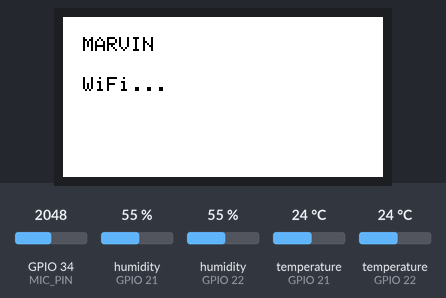
A program run on a simulated ESP32. On the bench: 160×80 colour display. The inputs (shaded band) are chosen by the test bench; at power-on: GPIO 34 (MIC_PIN) = 2048, humidity (sensors on GPIO 21, GPIO 22) 55 %, temperature (sensors on GPIO 21, GPIO 22) 24 °C. WiFi joins after 1.5 s; servers stay silent unless stated; uploads are accepted with an empty reply; the local clock reads 2024-03-15 10:24:30 at power-on unless the program sets it; storage starts empty; what the program prints to the serial monitor is not drawn.

Above: at 0.4 s.
At 2.0 s:
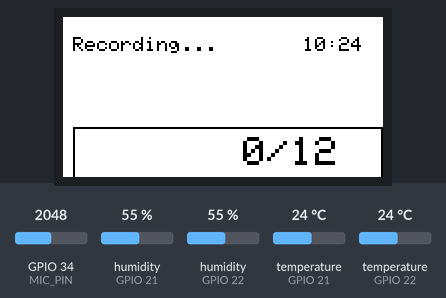
At 14.0 s:
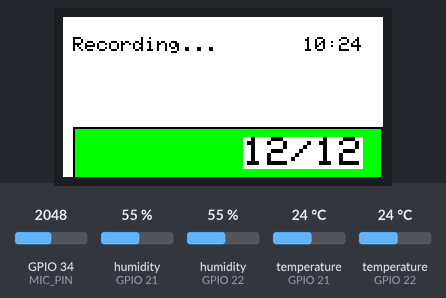
At 20.17 s:
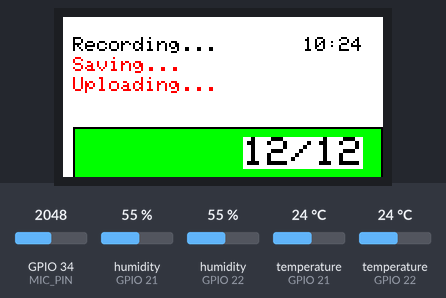
At 33.1 s:
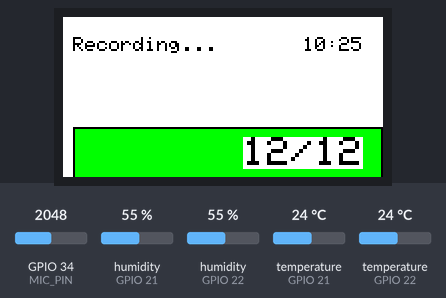
At 39.5 s:
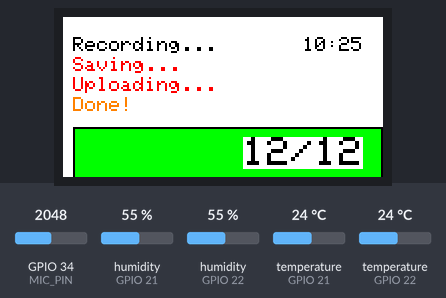

The program:

main.cpp
```cpp
#include <Arduino.h>
#include <WiFi.h>
#include <HTTPClient.h>
#include <SD.h>
#include <SPI.h>
#include <Adafruit_GFX.h>
#include <Adafruit_ST7735.h>
#include <DHT.h>
#include "time.h"
#include "driver/i2s.h"

// ===== TFT =====
#define TFT_CS   15
#define TFT_DC   2
#define TFT_RST  4
#define TFT_SCLK 14
#define TFT_MOSI 13
SPIClass spiTFT(VSPI);
Adafruit_ST7735 tft = Adafruit_ST7735(&spiTFT, TFT_CS, TFT_DC, TFT_RST);

// ===== Аудіо =====
#define MIC_PIN        34
#define SD_CS          5
#define SAMPLE_RATE    12000 // 12000 або 8000
#define BITS_PER_SAMPLE 16
#define RECORD_SECONDS 12 // 12 секунд
#define BUF_SAMPLES    256
int16_t buffer[BUF_SAMPLES];

// ===== WiFi & Server =====
const char* ssid      = "TOTOLINK_A702R";
const char* password  = "04042009";
const char* serverUrl = "http://192.168.0.9:5000/upload";

// ===== Time (NTP) =====
const char* ntpServer = "pool.ntp.org";
const long gmtOffset_sec = 3*3600;
const int daylightOffset_sec = 0;

// ===== DHT =====
#define DHTPIN1 21
#define DHTPIN2 22
#define DHTTYPE DHT11
DHT dht1(DHTPIN1, DHTTYPE);
DHT dht2(DHTPIN2, DHTTYPE);

// ===== I2S =====
#define I2S_DOUT 27 // DIN
#define I2S_BCLK 26
#define I2S_LRC 25

const char* ttsUrl = "http://192.168.0.9:5000/tts";

void debugNetwork() {
  Serial.println("=== NETWORK DEBUG ===");
  Serial.print("WiFi status: "); Serial.println(WiFi.status());
  Serial.print("Local IP: "); Serial.println(WiFi.localIP());
  Serial.print("Gateway IP: "); Serial.println(WiFi.gatewayIP());
  Serial.print("RSSI: "); Serial.println(WiFi.RSSI());
  Serial.println("=====================");
}


// ===== WAV HEADER =====
void writeWavHeader(File &file, uint32_t sampleRate, uint32_t dataBytes) {
  uint32_t chunkSize = 36 + dataBytes;
  uint16_t audioFormat = 1;
  uint16_t numChannels = 1;
  uint16_t bitsPerSample = BITS_PER_SAMPLE;
  uint32_t byteRate = sampleRate * numChannels * bitsPerSample / 8;
  uint16_t blockAlign = numChannels * bitsPerSample / 8;

  file.write((const uint8_t*)"RIFF", 4);
  file.write((uint8_t*)&chunkSize, 4);
  file.write((const uint8_t*)"WAVE", 4);
  file.write((const uint8_t*)"fmt ", 4);

  uint32_t subchunk1Size = 16;
  file.write((uint8_t*)&subchunk1Size, 4);
  file.write((uint8_t*)&audioFormat, 2);
  file.write((uint8_t*)&numChannels, 2);
  file.write((uint8_t*)&sampleRate, 4);
  file.write((uint8_t*)&byteRate, 4);
  file.write((uint8_t*)&blockAlign, 2);
  file.write((uint8_t*)&bitsPerSample, 2);

  file.write((const uint8_t*)"data", 4);
  file.write((uint8_t*)&dataBytes, 4);
}

// ===== Time helper =====
String getLocalTimeString() {
  struct tm timeinfo;
  if (!getLocalTime(&timeinfo)) return "No Time";
  char buf[16];
  strftime(buf, sizeof(buf), "%H:%M", &timeinfo);
  return String(buf);
}

// ===== ProgressBar =====
void drawProgress(int seconds, int total) {
  int barWidth = map(seconds, 0, total, 0, 160);
  tft.fillRect(5, 55, 155, 35, ST77XX_WHITE);
  tft.fillRect(5, 55, barWidth, 35, ST77XX_GREEN);
  tft.drawRect(5, 55, 155, 35, ST77XX_BLACK);
  tft.setCursor(90, 60);
  tft.setTextColor(ST77XX_BLACK, ST77XX_WHITE);
  tft.setTextSize(2);
  tft.print(seconds);
  tft.print("/");
  tft.print(total);
}

// ===== Upload function =====
void uploadFiles() {
  File wavF = SD.open("/speech.wav", FILE_READ);
  File txtF = SD.open("/modules.txt", FILE_READ);
  if (!wavF || !txtF) {
    Serial.println("Files not ready");
    return;
  }

  WiFiClient client;
  if (!client.connect("192.168.0.9", 5000)) {
    Serial.println("Connection failed");
    return;
  }

  String boundary = "----ESP32Boundary12345";
  String bodyStart = "--"+boundary+"\r\n"
      "Content-Disposition: form-data; name=\"speech\"; filename=\"speech.wav\"\r\n"
      "Content-Type: audio/wav\r\n\r\n";

  String bodyMiddle = "\r\n--"+boundary+"\r\n"
      "Content-Disposition: form-data; name=\"modules\"; filename=\"modules.txt\"\r\n"
      "Content-Type: text/plain\r\n\r\n";

  String bodyEnd = "\r\n--"+boundary+"--\r\n";

  int contentLength = bodyStart.length() + wavF.size() +
                      bodyMiddle.length() + txtF.size() +
                      bodyEnd.length();

  client.printf("POST /upload HTTP/1.1\r\n");
  client.printf("Host: 192.168.0.9\r\n");
  client.printf("Content-Type: multipart/form-data; boundary=%s\r\n", boundary.c_str());
  client.printf("Content-Length: %d\r\n", contentLength);
  client.print("Connection: close\r\n\r\n");

  client.print(bodyStart);
  uint8_t buf[256];
  while(wavF.available()){
    int n = wavF.read(buf, sizeof(buf));
    client.write(buf, n);
  }

  client.print(bodyMiddle);
  while(txtF.available()){
    int n = txtF.read(buf, sizeof(buf));
    client.write(buf, n);
  }

  client.print(bodyEnd);

  while (client.connected()) {
    while (client.available()) {
      String line = client.readStringUntil('\n');
      Serial.println(line);
    }
  }

  wavF.close();
  txtF.close();
  client.stop();
  Serial.println("Upload done");
}

// ===== I2S setup and playback =====
void i2s_install() {
  i2s_config_t i2s_config = {
    .mode = (i2s_mode_t)(I2S_MODE_MASTER | I2S_MODE_TX),
    .sample_rate = 8000,
    .bits_per_sample = I2S_BITS_PER_SAMPLE_16BIT,
    .channel_format = I2S_CHANNEL_FMT_ONLY_LEFT,
    .communication_format = I2S_COMM_FORMAT_I2S_MSB,
    .intr_alloc_flags = 0,
    .dma_buf_count = 8,
    .dma_buf_len = 512,
    .use_apll = false
  };

  const i2s_pin_config_t pin_config = {
    .bck_io_num = I2S_BCLK,
    .ws_io_num  = I2S_LRC,
    .data_out_num = I2S_DOUT,
    .data_in_num  = I2S_PIN_NO_CHANGE
  };

  i2s_driver_uninstall(I2S_NUM_0);
  esp_err_t r = i2s_driver_install(I2S_NUM_0, &i2s_config, 0, NULL);
  if (r != ESP_OK) {
    Serial.printf("i2s_driver_install fail: %d\n", r);
    return;
  }
  i2s_set_pin(I2S_NUM_0, &pin_config);
  i2s_set_clk(I2S_NUM_0, 8000, I2S_BITS_PER_SAMPLE_16BIT, I2S_CHANNEL_MONO);
}


void playTTS() {
  // 1. Downloading output.wav from Flask to SD
  HTTPClient http;
  http.begin("http://192.168.0.9:5000/tts");
  int httpCode = http.GET();

  if (httpCode != HTTP_CODE_OK) {
    Serial.printf("HTTP error: %d\n", httpCode);
    http.end();
    return;
  }

  File f = SD.open("/output.wav", FILE_WRITE);
  if (!f) {
    Serial.println("Cannot open SD for writing");
    http.end();
    return;
  }

  WiFiClient *stream = http.getStreamPtr();
  uint8_t buff[512];
  int len = http.getSize();
  while (http.connected() && (len > 0 || len == -1)) {
    size_t size = stream->available();
    if (size) {
      int c = stream->readBytes(buff, ((size > sizeof(buff)) ? sizeof(buff) : size));
      f.write(buff, c);
      if (len > 0) len -= c;
    }
    delay(1);
  }
  f.close();
  http.end();
  Serial.println("File saved to SD");

  // 2. playing from sd
  File inFile = SD.open("/output.wav", FILE_READ);
  if (!inFile) {
    Serial.println("Cannot open /output.wav for reading");
    return;
  }

  // WAV-header (44 bytes)
  inFile.seek(44);

  uint8_t buf[512];
  while (inFile.available()) {
    int n = inFile.read(buf, sizeof(buf));
    if (n % 2) n--; // 16-bit alignment
    size_t written;
    esp_err_t res = i2s_write(I2S_NUM_0, buf, n, &written, portMAX_DELAY);
    if (res != ESP_OK) {
      Serial.printf("I2S write error: %d\n", res);
      break;
    }
  }
  inFile.close();
  Serial.println("Playback done");
}


// ===== Setup =====
void setup() {
  Serial.begin(115200);
  delay(200);

  // TFT
  spiTFT.begin(TFT_SCLK, -1, TFT_MOSI, TFT_CS);
  tft.initR(INITR_MINI160x80);
  tft.setRotation(3);
  tft.fillScreen(ST77XX_WHITE);
  tft.setTextColor(ST77XX_BLACK);
  tft.setTextSize(1);
  tft.setCursor(10, 10);
  tft.println("MARVIN");

  // WiFi
  WiFi.begin(ssid,password);
  tft.setCursor(10,30); tft.println("WiFi...");
  while(WiFi.status() != WL_CONNECTED){ delay(300); Serial.print("."); }
  Serial.println("\nWiFi connected");
  tft.setCursor(10,40); tft.println("WiFi OK");

  // Time
  configTime(gmtOffset_sec, daylightOffset_sec, ntpServer);

  // SD
  if(!SD.begin(SD_CS)){
    Serial.println("SD init failed");
    tft.setCursor(10,60); tft.println("SD FAIL");
    while(true){ delay(1100);}
  }
  tft.setCursor(10,60); tft.println("SD OK");

  // DHT
  dht1.begin();
  dht2.begin();
  debugNetwork();
}

// ===== Loop =====
void loop() {
  // ===== RECORDING =====
  tft.fillScreen(ST77XX_WHITE);
  tft.setCursor(5, 10);
  tft.setTextColor(ST77XX_BLACK);
  tft.setTextSize(1);
  tft.println("Recording...");

  const char* wavPath = "/speech.wav";
  File file = SD.open(wavPath, FILE_WRITE);
  if(!file){
    Serial.println("Failed WAV");
    delay(1000);
    return;
  }

  // ===== temp header =====
  uint8_t header[44] = {0};
  file.write(header, sizeof(header));

  uint32_t totalSamples = SAMPLE_RATE * RECORD_SECONDS;
  uint32_t samplesWritten = 0;
  uint32_t dataBytes = 0;
  unsigned long samplePeriod = 1000000UL / SAMPLE_RATE;
  unsigned long lastMicros = micros();

  int lastSec = -1;
  unsigned long startMillis = millis();

  while(samplesWritten < totalSamples){
    // ===== Writing buffer =====
    for(int i=0; i<BUF_SAMPLES && samplesWritten<totalSamples; i++){
      int raw = analogRead(MIC_PIN);
      int16_t sample = (raw-2048)<<4;
      buffer[i] = sample;
      samplesWritten++;
      lastMicros += samplePeriod;
      while(micros() < lastMicros) yield();
    }

    // ===== writing to sd =====
    size_t writeCount = ((samplesWritten % BUF_SAMPLES == 0) ? BUF_SAMPLES : samplesWritten % BUF_SAMPLES);
    size_t wrote = file.write((uint8_t*)buffer, writeCount * sizeof(int16_t));
    dataBytes += wrote;

    // ===== Actual time =====
    int currentSec = (millis() - startMillis) / 1000;
    if(currentSec > RECORD_SECONDS) currentSec = RECORD_SECONDS;

    if(currentSec != lastSec){
      lastSec = currentSec;

      // ===== progress bar =====
      drawProgress(currentSec, RECORD_SECONDS);

      // ===== Time =====
      tft.setCursor(120, 10);
      tft.setTextColor(ST77XX_BLACK, ST77XX_WHITE);
      tft.setTextSize(1);
      tft.println(getLocalTimeString());
    }
  }

  // ===== WAV HEADER =====
  file.seek(0);
  writeWavHeader(file, SAMPLE_RATE, dataBytes);
  file.close();
  Serial.println("WAV saved");

  // ===== SAVING TXT =====
  tft.setCursor(5, 20);
  tft.setTextColor(ST77XX_RED);
  tft.setTextSize(1);
  tft.println("Saving...");

  float temp1 = dht1.readTemperature();
  float temp2 = dht2.readTemperature();

  File txtFile = SD.open("/modules.txt", FILE_WRITE);
  if(txtFile){
    String line = "temp_kitchen: " + String(temp1,1) +
                  "; temp_outside: " + String(temp2,1) +
                  "; localtime: " + getLocalTimeString() +
                  "; Led1_pin: 12" + ";\n (To power on led type: {Led1_on}, and to power off led type: {Led1_off}. ALWAYS use curly braces!!!.)";
    txtFile.print(line);
    txtFile.close();
    Serial.println(line);
  }

  // ===== UPLOADING =====
  tft.setCursor(5, 30);
  tft.setTextColor(ST77XX_RED);
  tft.setTextSize(1);
  tft.println("Uploading...");

  uploadFiles();

  // ===== DONE =====
  tft.setCursor(5, 40);
  tft.setTextColor(ST77XX_ORANGE);
  tft.setTextSize(1);
  tft.println("Done!");
  delay(150);
  playTTS();
  delay(250);
}
```

Measured:
- what the display in image 0 shows lasts 1.5 s, from 0.4 s to 1.9 s
- what the display in image 1 shows lasts 1.0 s, from 1.9 s to 2.9 s
- what the display in image 2 shows lasts 6.0 s, from 13.9 s to 19.9 s
